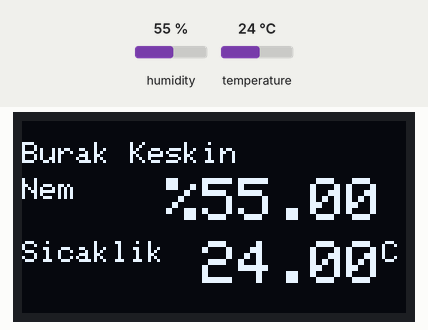
Recording of a sketch running on a simulated Arduino Uno, built with avr-gcc and run on an emulated ATmega328P. On the bench: 128×64 one-colour display. The inputs (shaded band) are chosen by the test bench; at power-on: humidity 55 %, temperature 24 °C.

Above: at 3.1 s.

The sketch:

higro-termo.ino
```cpp
#include <LowPower.h>
#include <Wire.h>
//oled ekran ds1306 chip lib
#include <Adafruit_GFX.h>
#include <Adafruit_SSD1306.h>


//DHT 22 lib
#include <DHT.h>

//RTC libs

//oled var girişleri
#define SCREEN_WIDTH 128
#define SCREEN_HEIGHT 64

//dht var
#define DHTPIN 2
#define DHTTYPE DHT11

//DHT
DHT dht(DHTPIN, DHTTYPE);
Adafruit_SSD1306 display(SCREEN_WIDTH, SCREEN_HEIGHT, &Wire, -1);

void setup() {
  //debug amaçlı
  Serial.begin(9600);
  dht.begin();
  delay(2000);
  if (!display.begin(SSD1306_SWITCHCAPVCC, 0x3C)) { // Address 0x3D for 128x64
    Serial.println(F("SSD1306 allocation failed"));
  }
  display.clearDisplay();
}

void loop() {
  delay(1000);
  ust_kisim();
  higro_termo();
  delay(500);
  for (unsigned int i = 0; i < 7; i++) {
    LowPower.powerDown(SLEEP_8S, ADC_OFF, BOD_OFF);
  }
  delay(2000);
}

void ust_kisim() {
  //üst sarı kısım
  display.clearDisplay();
  display.setTextSize(1);
  display.setTextColor(WHITE);
  display.setCursor(0, 7);
  display.print("Burak Keskin");
}

void higro_termo() {
  //mavi ilk ve ikinci satır
  float h = dht.readHumidity();
  float t = dht.readTemperature();
  display.setCursor(0, 19);
  display.print("Nem     ");
  display.setTextSize(2);
  display.print("%");
  display.print(h);
  display.setCursor(0, 40);
  display.setTextSize(1);
  display.print("Sicaklik  ");
  display.setTextSize(2);
  display.print(t);
  display.setTextSize(1);
  display.print(F("C"));
  /*display.drawPixel(86, 24, WHITE);
    display.drawPixel(87, 24, WHITE);
    display.drawPixel(86, 25, WHITE);
    display.drawPixel(87, 25, WHITE);*/
  display.display();
}
```
